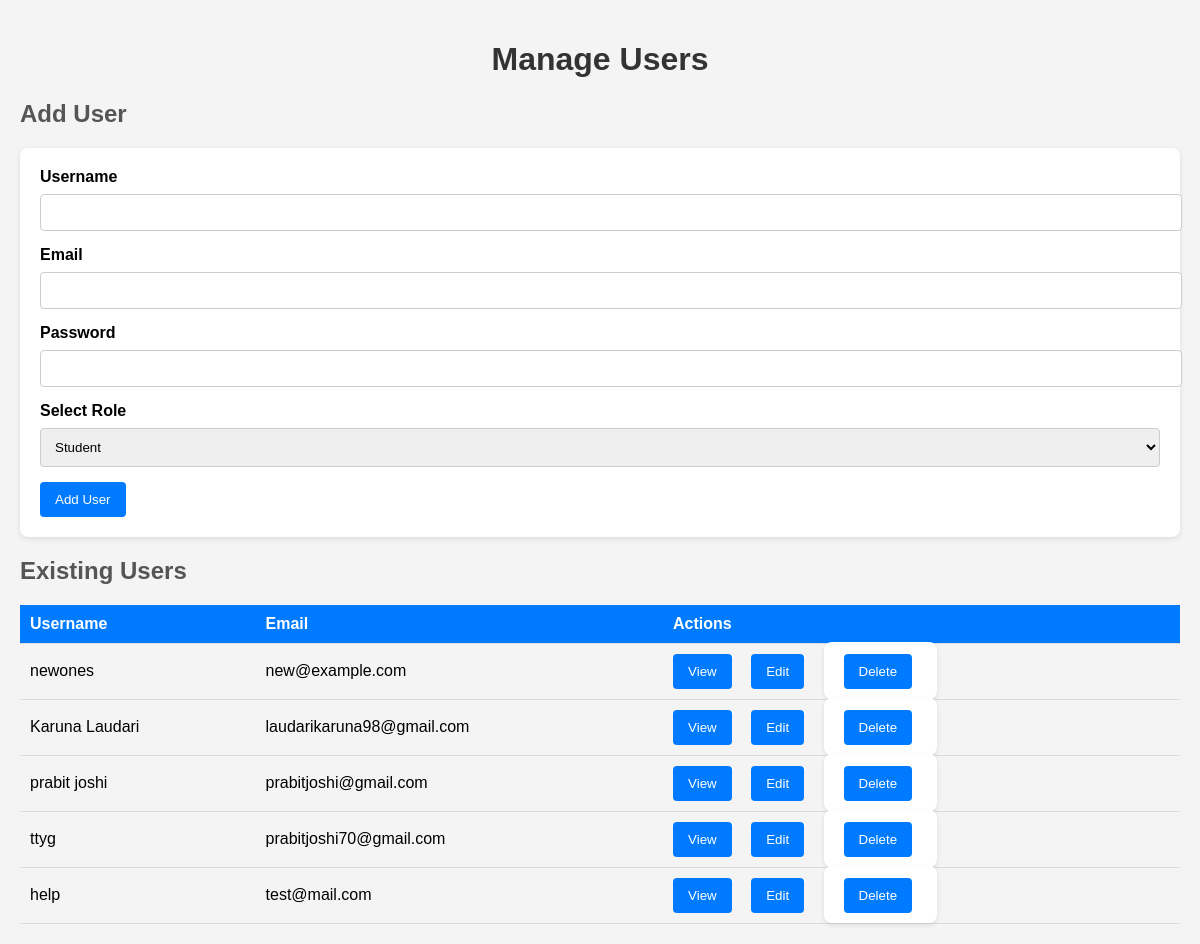
Page /manage-users (signed in) on the committed database.
### tables this page shows
CREATE TABLE users (
                id INTEGER PRIMARY KEY AUTOINCREMENT,
                username TEXT NOT NULL,
                email TEXT NOT NULL UNIQUE,
                password TEXT NOT NULL
            , role TEXT);

### admin.py (the view)
@app.route('/manage-users')
def manage_users():
    if not session.get('admin_logged_in'):
        return redirect(url_for('admin_login'))
    users = query_db("SELECT id, username, email, role FROM users")  # Adjust table name as needed
    return render_template("manage_users.html", users=users)

### admin.py (called while the page is built)
def query_db(query, args=(), one=False):
    with sqlite3.connect('database.db') as con:
        con.row_factory = sqlite3.Row  # Use Row factory to access columns by name
        cur = con.cursor()
        cur.execute(query, args)
        rv = cur.fetchall()
        con.commit()
        return (rv[0] if rv else None) if one else rv

### templates/manage_users.html (shortened to what this page needs)
<!DOCTYPE html>
<html lang="en">
<head>
</head>
<body>
    <h1>Manage Users</h1>
    <h2>Add User</h2>
    <form action="{{ url_for('add_user') }}" method="POST">
        <label for="username">Username</label>
        <input type="text" id="username" name="username" required>
        <label for="email">Email</label>
        <input type="email" id="email" name="email" required>
        <label for="password">Password</label>
        <input type="password" id="password" name="password" required>
        <label for="role">Select Role</label>
        <select id="role" name="role" required>
            <option value="student">Student</option>
        </select>
        <button type="submit">Add User</button>
    </form>
    <h2>Existing Users</h2>
    <table>
        <thead>
            <tr>
                <th>Username</th>
                <th>Email</th>
                <th>Actions</th>
            </tr>
        </thead>
        <tbody>
            {% for user in users %}
            <tr>
                <td>{{ user[1] }}</td>
                <td>{{ user[2] }}</td>
                <td>
                    <a href="{{ url_for('view_user', user_id=user[0]) }}">
                        <button type="button">View</button>
                    </a>
                    <a href="{{ url_for('edit_user', user_id=user[0]) }}">
                        <button type="button">Edit</button>
                    </a>
                    <form action="{{ url_for('delete_user', user_id=user[0]) }}" method="POST" style="display:inline;">
                        <button type="submit">Delete</button>
                    </form>
                </td>
            </tr>
            {% endfor %}
        </tbody>
    </table>
</body>
</html>

### templates/manage_users.html (style rules this page uses)
body { font-family: Arial, sans-serif; margin: 0; padding: 20px; background-color: #f4f4f4; }
h1 { text-align: center; color: #333; }
h2 { color: #555; }
form { background-color: #fff; padding: 20px; border-radius: 8px; box-shadow: 0 2px 5px rgba(0, 0, 0, 0.1); margin-bottom: 20px; }
label { display: block; margin-bottom: 8px; font-weight: bold; }
input[type="text"], input[type="email"], input[type="password"], select { width: 100%; padding: 10px; margin-bottom: 15px; border: 1px solid #ccc; border-radius: 4px; }
button { background-color: #007BFF; color: white; border: none; padding: 10px 15px; border-radius: 4px; cursor: pointer; transition: background-color 0.3s ease; margin-right: 5px; display: inline-block; }
table { width: 100%; border-collapse: collapse; margin-top: 20px; }
th, td { padding: 10px; text-align: left; border-bottom: 1px solid #ddd; }
th { background-color: #007BFF; color: white; }
a { margin-right: 10px; color: #007BFF; text-decoration: none; transition: color 0.3s ease; }

### rows in the picture
users: username "newones", email "new@example.com"
users: username "Karuna Laudari", email "laudarikaruna98@gmail.com"
users: username "prabit joshi", email "prabitjoshi@gmail.com"
users: username "ttyg", email "prabitjoshi70@gmail.com"
users: username "help", email "test@mail.com"
